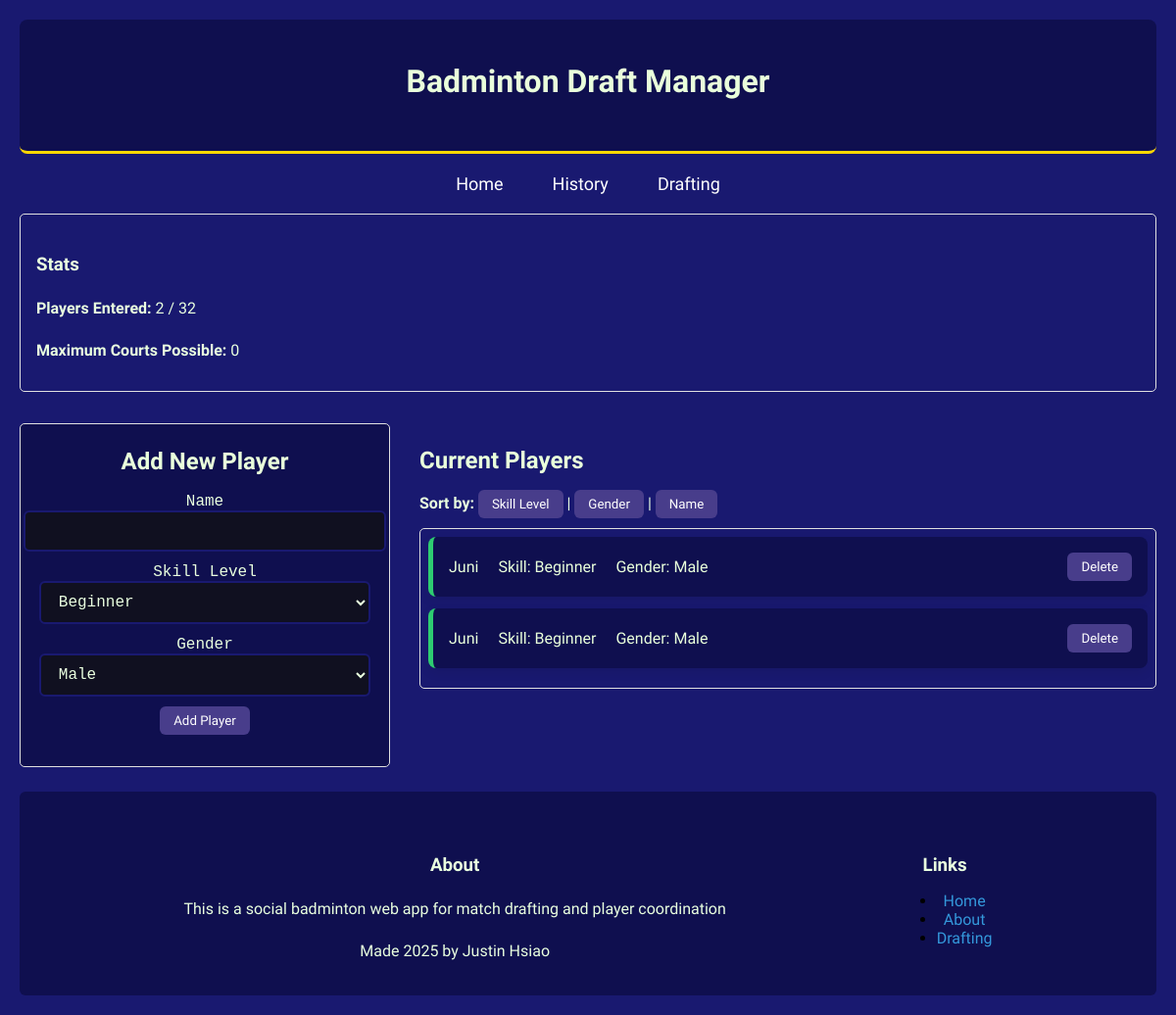
The app's page /draft, older data.
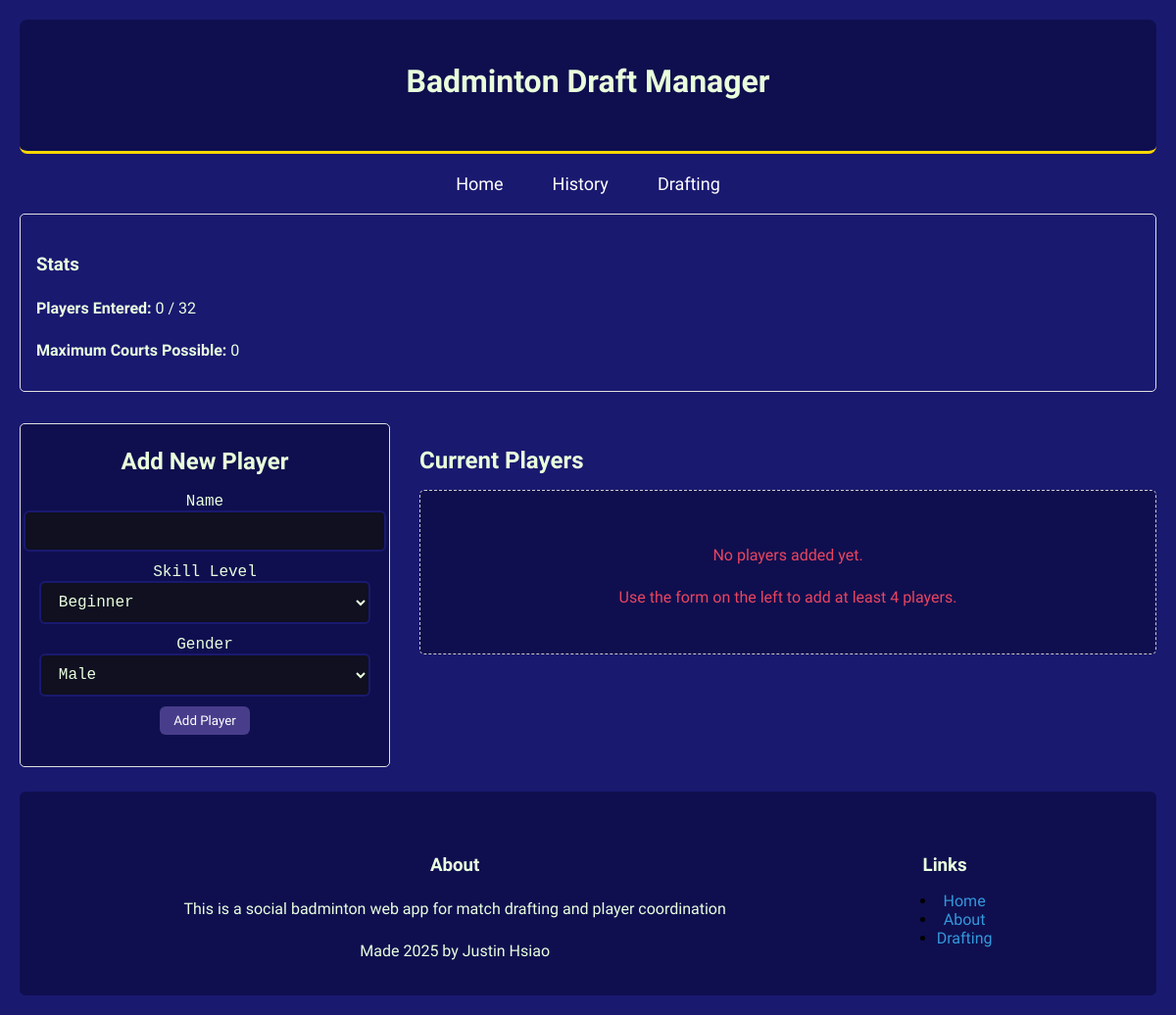
The same page, newer data.
### app/models.py (models this page shows)
class Player(db.Model):
    __tablename__ = 'player'
    id = db.Column(db.Integer, primary_key=True)
    name = db.Column(db.String(100), nullable=False)
    skill = db.Column(db.String(20), nullable=False)
    gender = db.Column(db.String(10), nullable=False)
    court_players = db.relationship('CourtPlayer', back_populates='player')

### app/routes.py (the view, shortened to what this page needs)
@app.route('/draft', methods=['GET', 'POST'])
def draft():
    player_form = PlayerForm()
    match_form = MatchForm()
    MAX_PLAYERS = app.config['MAX_PLAYERS']
    current_player_count = Player.query.count()
    sort_by = request.args.get('sort_by', 'id') # Get current sort order form url query string.
    players_query = Player.query
    if sort_by == 'gender':
        players_query = players_query.order_by(Player.gender.asc(), Player.name.asc())
    else:
        players_query = players_query.order_by(Player.name.asc())
    players = players_query.all()
    max_courts = len(players) // 4
    if max_courts > 0:
        match_form.num_courts.choices = [
            (i, f"{i} court{'s' if i > 1 else ''} ({i*4} players)")
            for i in range(1, max_courts + 1)
        ]
        match_form.num_courts.data = max_courts
    else:
        match_form.num_courts.choices = []
    return render_template(
        'draft.html',
        players=players,
        form=player_form,
        match_form=match_form,
        current_sort=sort_by,
        player_count=current_player_count,
        max_players_limit=MAX_PLAYERS
    )

### app/forms.py
class PlayerForm(FlaskForm):
    name = StringField('Name', validators=[DataRequired(), Length(max=30)])
    skill = SelectField('Skill Level', choices=[
        ('Beginner', 'Beginner'),
        ('Intermediate', 'Intermediate'),
        ('Advanced', 'Advanced')
    ], validators=[DataRequired()])
    gender = SelectField('Gender', choices=[
        ('male', 'Male'),
        ('female', 'Female'),
        ('other', 'Other')
    ], validators=[DataRequired()])
    submit = SubmitField('Add Player')

class MatchForm(FlaskForm):
    num_courts = SelectField('Number of Courts', coerce=int, validators=[DataRequired()])
    match_type = RadioField(
        'Matchmaking Type',
        choices=[
            ('skill', 'Balanced by Skill (Top players on same court)'),
            ('mixed', 'Balanced by Gender (Prioritizes Mixed Teams)'),
            ('random', 'Purely Random')
        ],
        default='skill', # Set a sensible default
        validators=[DataRequired()]
    )
    submit = SubmitField('Generate Matches')

### app/templates/draft.html (shortened to what this page needs)
{% extends "layout.html" %}
{% block content %}
<!DOCTYPE html>
<html>
<head>
    <link rel="stylesheet" href="{{ url_for('static', filename='css/style.css') }}">
</head>
<body>
    <div class="stats">
        <h3>Stats</h3>
        <p><strong>Players Entered:</strong> {{ player_count }} / {{ max_players_limit }}</p>
        <p><strong>Maximum Courts Possible:</strong> {{ (players|length // 4) }}</p>
    </div>
    <div class="main-content">
        <div class="left-column">
            <div class="form-container">
                <h2>Add New Player</h2>
                {% if player_count < max_players_limit %}
                    <form method="POST" action="{{ url_for('draft') }}">
                        <div class="form-group">
                            {{ form.name.label(class="form-label") }}
                            {{ form.name(class="form-input") }}
                        </div>
                        <div class="form-group">
                            {{ form.skill.label(class="form-label") }}
                            {{ form.skill(class="form-select") }}
                        </div>
                        <div class="form-group">
                            {{ form.gender.label(class="form-label") }}
                            {{ form.gender(class="form-select") }}
                        </div>
                        {{ form.submit(class="btn btn-primary") }}
                    </form>
                {% else %}
                    <div class="limit-reached-message">
                        <p><strong>Roster is full!</strong></p>
                        <p>The maximum limit of {{ max_players_limit }} players has been reached.</p>
                    </div>
                {% endif %}
            </div>
        </div>
        <div class="right-column">
            <h2>Current Players</h2>
            {% if players %}
                <div class="sort-options">
                    <strong>Sort by:</strong>
                    <a href="{{ url_for('draft', sort_by='skill') }}" class="{{ 'active-sort' if current_sort == 'skill' else '' }}">
                        <button>Skill Level</button>
                    </a> |
                    <a href="{{ url_for('draft', sort_by='gender') }}" class="{{ 'active-sort' if current_sort == 'gender' else '' }}">
                        <button>Gender</button>
                    </a> |
                    <a href="{{ url_for('draft', sort_by='name') }}" class="{{ 'active-sort' if current_sort == 'name' else '' }}">
                        <button>Name</button>
                    </a>
                </div>
                <div class="players-scroll-container">
                    {% for player in players %}
                        <div class="player-container skill-{{ player.skill|lower }}">
                            <div class="player-info">
                                <span class="player-name">{{ player.name }}</span>
                                <span class="player-skill">Skill: {{ player.skill|title }}</span>
                                <span class="player-gender">Gender: {{ player.gender|title }}</span>
                            </div>
                            <form method="post" action="{{ url_for('delete_player', player_id=player.id) }}">
                                <button type="submit" class="delete-btn" onclick="return confirm('Are you sure you want to delete {{ player.name }}?');">
                                    Delete
                                </button>
                            </form>
                        </div>
                    {% endfor %}
                </div>
            {% else %}
                <div class="players-missing">
                    <p>No players added yet.</p>
                    <p>Use the form on the left to add at least 4 players.</p>
                </div>
            {% endif %}
        </div>
    </div>
</body>
</html>
{% endblock %}

### app/templates/layout.html (shortened to what this page needs)
<!DOCTYPE html>
<html lang="en">
<head>
    <link rel="stylesheet" href="{{ url_for('static', filename='css/style.css') }}">
</head>
<body>
    <header class="header-title">
        <center><h1>Badminton Draft Manager</h1></center>
    </header>
    <nav>
        {% include "nav.html" %}
      </nav>
      <main>
        {% block content %}
        {% endblock %}
      </main>
    <footer class="site-footer">
        {% include 'Footer.html' %}
      </footer>
</body>
</html>

### app/templates/nav.html
<nav>
    <ul class="nav-style">
        <li><a href="/">Home</a></li>
        <li><a href="/history">History</a></li>
        <li><a href="/draft">Drafting</a></li>
    </ul>
</nav>

### app/templates/footer.html
<div class="footer-content">
    <div class="footer-section">
      <h3>About</h3>
      <p>This is a social badminton web app for match drafting and player coordination</p>
      <p>Made 2025 by Justin Hsiao</p>
    </div>
    <div class="footer-section">
      <h3>Links</h3>
      <ul>
        <li><a href="/home">Home</a></li>
        <li><a href="/about">About</a></li>
        <li><a href="/draft">Drafting</a></li>
      </ul>
  </div>

### app/static/css/style.css (style rules this page uses)
body { font-family: 'Courier Prime', monospace; background-color: #191970; margin: 20px; }
h1, h2, h3, p, a { font-family: 'Courier Prime', monospace; color: #E9FFDB; margin-top: 1.5rem; margin-bottom: 1rem; }
h1 { text-align: center; padding-bottom: 1rem; }
a { font-family: 'Courier Prime', monospace; color: #3498db; text-decoration: none; }
button, .btn { font-family: 'Courier Prime', monospace; background-color: #483D8B; color: white; border: none; padding: 7px 14px; border-radius: 6px; cursor: pointer; transition: background-color 0.2s, transform 0.2s, box-shadow 0.2s; }
.stats { border: 1px solid #e0e0e0; font-family: 'Courier New', Courier, monospace; margin-bottom: 2rem; padding: 1rem; border-radius: 5px; }
.stats p, h3 { color: #E9FFDF; }
.main-content { display: flex; align-items: flex-start; gap: 2rem; }
.left-column { flex: 1; max-width: 450px; display: flex; flex-direction: column; gap: 2rem; }
.right-column { flex: 2; }
.form-container { width: 100%; }
.players-missing { background-color: #0F0F4F; text-align: center; padding: 2rem; border: 1px dashed #ccc; border-radius: 5px; color: #7f8c8d; }
.form-container { border: 1px solid #e0e0e0; background-color: #E9FFDD; border-radius: 5px; text-align: center; padding-bottom: 2rem; }
.form-container { background-color: #0F0F4F; }
.form-label { font-family: 'Courier New', Courier, monospace; font-size: 16px; margin-bottom: 10px; color: #E9FFDF; }
.form-input, .form-select { font-family: 'Courier New', Courier, monospace; width: 90%; padding: 10px 14px; font-size: 16px; border: 2px solid #191970; border-radius: 6px; margin-bottom: 10px; background-color: #101020; color: #E9FFDF; transition: border-color 0.3s ease, box-shadow 0.3s ease; }
.form-input::placeholder { color: #A9A9A9; }
.footer-content { font-family: 'Courier Prime', monospace; display: flex; justify-content: space-around; flex-wrap: wrap; max-width: 1000px; margin: auto; padding: 0 20px; }
.site-footer { background-color: #0F0F4F; padding: 40px 0 20px; text-align: center; border-radius: 6px; margin-top: 25px; }
.site-footer p { color: #E9FFDF; }
.footer-section, li { font-family: 'Courier Prime', monospace; }
nav { margin-bottom: 20px; margin-top: 10px; }
.nav-style { list-style: none; margin: 0; padding: 0; display: flex; justify-content: center; gap: 30px; }
.nav-style li a { color: #FFFFFF; text-decoration: none; font-size: 18px; font-weight: 500; transition: 0.3s ease; padding: 6px 10px; border-radius: 6px; }
.error-container h1, p { color: #e94560; }
.header-title { background-color: #0F0F4F; padding: 20px 0; margin-bottom: 20px; border-radius: 8px; border-bottom: 3px solid #FFD700; text-align: center; color: #FFFFFF; }

Row changes from the older to the newer data that the page shows:
removed Player: name "Juni", skill "Beginner", gender "Male"
removed Player: name "Juni", skill "Beginner", gender "Male"
Text that changed along with them:
{{ player_count }}: "2" → "0"
text no longer shown: "Sort by: Skill Level | Gender | Name"
text now shown: "No players added yet. Use the form on the left to add at least 4 players."
